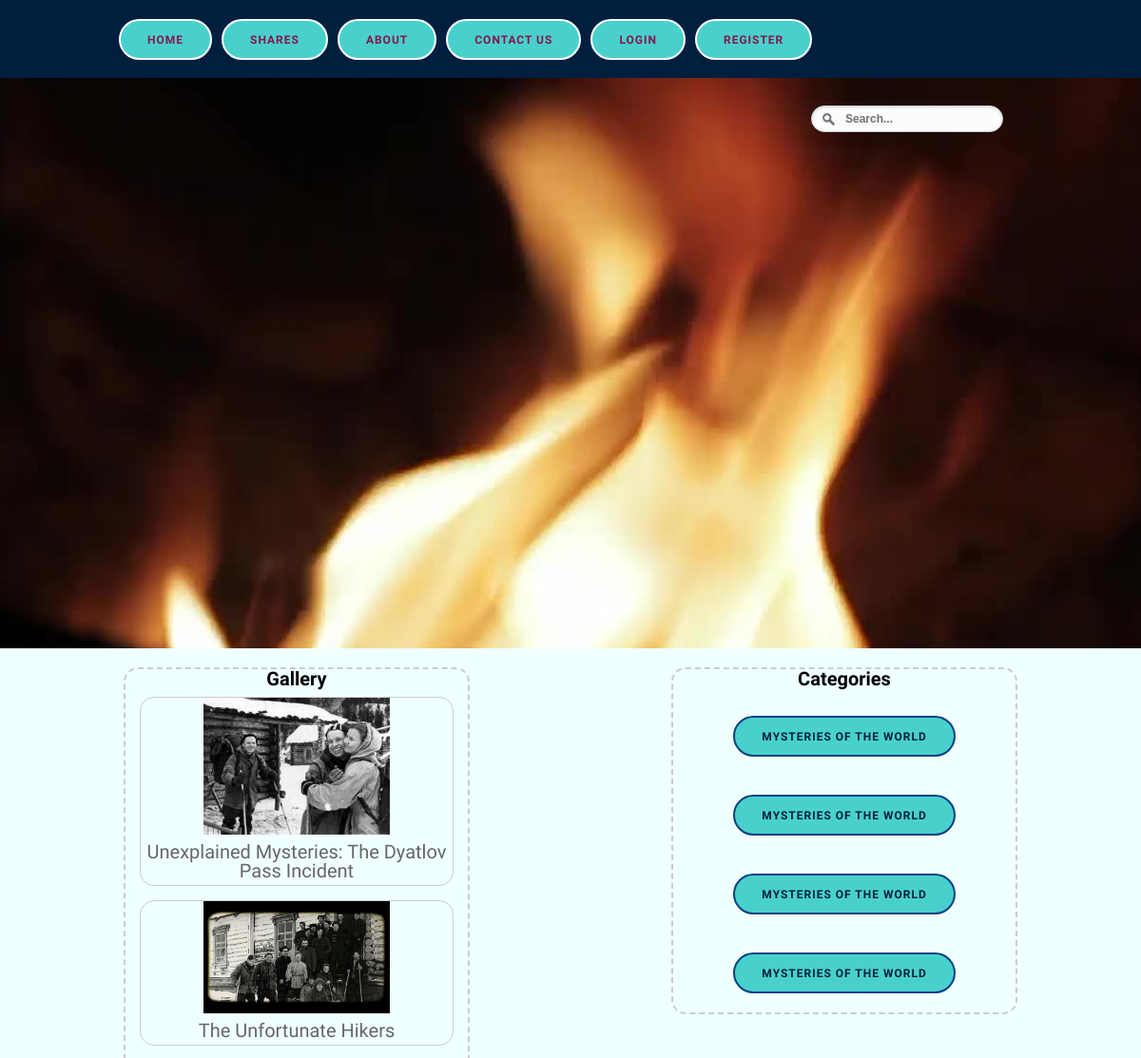
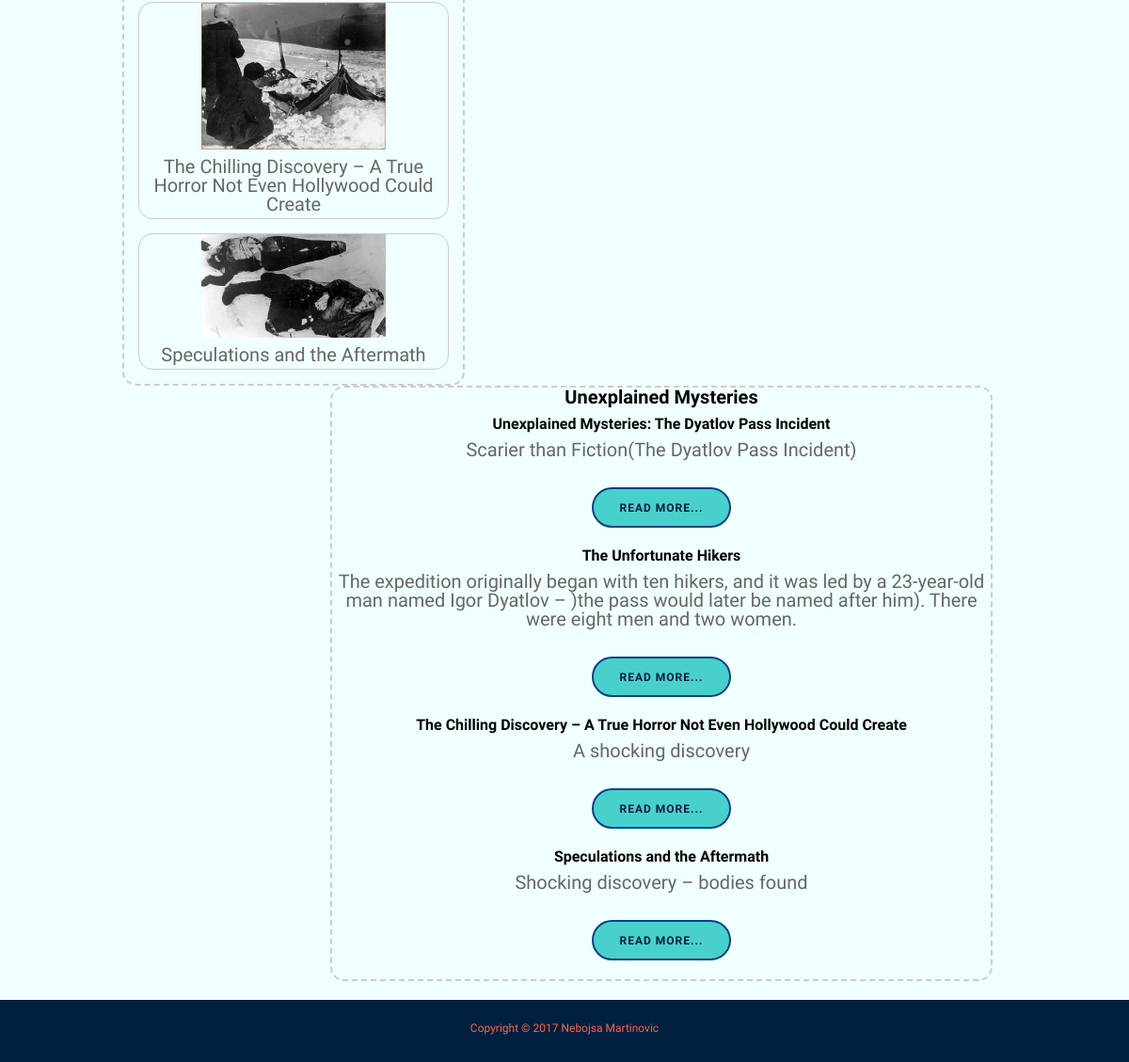
/category/index/2, run on the app's committed database (2 pictures, top to bottom).
### tables this page shows
CREATE TABLE IF NOT EXISTS `images` (
  `id_image` int(11) NOT NULL AUTO_INCREMENT,
  `img_title` varchar(200) NOT NULL,
  `img_intro` varchar(200) NOT NULL,
  `img_body` text NOT NULL,
  `img_date` datetime NOT NULL DEFAULT CURRENT_TIMESTAMP,
  `img_name` varchar(200) NOT NULL,
  `img_id` int(11) NOT NULL,
  `cat_title` varchar(200) NOT NULL,
  `cat_id` int(11) NOT NULL,
  PRIMARY KEY (`id_image`)
);

### views/main.php (called while the page is built)
<?php include 'includes/header.php'; ?>

### controllers/category.php (called while the page is built)
<?php
class Category extends Controller{
	protected function Index(){
		$viewmodel = new CategoryModel();
		$this->returnView($viewmodel->Index(), true);
	}
}
 ?>

### classes/Model.php (called while the page is built, shortened)
<?php
abstract class Model{
	protected $dbh;
	protected $stmt;
	public function __construct(){
		$this->dbh = new PDO("mysql:host=".DB_HOST.";dbname=".DB_NAME, DB_USER, DB_PASS);
	}
	public function query($query){
		$this->stmt = $this->dbh->prepare($query);
	}
	public function execute(){
		$this->stmt->execute();
	}
	public function resultSet(){
		$this->execute();
		return $this->stmt->fetchAll(PDO::FETCH_ASSOC);
	}
}
 ?>

### models/category.php (called while the page is built)
<?php
class CategoryModel extends Model{
public function Index(){
		if (isset($_GET['id'])) {
			$id = $_GET['id'];
			$this->query("SELECT * FROM images WHERE cat_id={$id} ");
			$rows = $this->resultSet();
		}
			return $rows;
		}
	}
?>

### views/category/index.php (the view, shortened to what this page needs)
<link rel="stylesheet" href="../../assets/css/style.css">
<link href="../../searchf/form.css" rel="stylesheet" type="text/css" />
 <section id="videoback" class="negativ">
        <video autoplay loop muted poster="Open-Fire.jpg" id="bgvid">
            <source src="../../video/Open-Fire.webm" type="video/webm">
            <source src="../../video/Open-Fire.mp4" type="video/mp4">
        </video>
    </section>
   <section id="drugi">
      <div class="wrapper">
        <div id="rightcat">
        <h2>Categories</h2>
        <?php foreach($viewmodel as $cat): ?>
          <ul>
            <li><a href="<?php echo ROOT_URL; ?>category/index/<?php echo $cat['img_id']; ?>" class="dugme"><?php echo $cat['cat_title']; ?></a></li>
          </ul>
          <?php endforeach; ?>
        </div>
         <div id="leftcat">
          <h2>Gallery</h2>
          <?php foreach($viewmodel as $image): ?>
            <div class="gallery">
              <a href="../../images/<?php echo $image['img_name']; ?>">
                <img src="../../images/<?php echo $image['img_name']; ?>" >
              </a>
              <div class="desc"><?php echo $image['img_title']; ?></div>
            </div>
          <?php endforeach; ?>
        </div>
         <div id="center">
            <h2>Unexplained Mysteries</h2>
            <?php foreach($viewmodel as $image): ?>
            <h4><?php echo $image['img_title']; ?></h4>
            <p><?php echo $image['img_intro']; ?></p>
            <a href="<?php echo ROOT_URL; ?>readmore/index/<?php echo $image['img_id']; ?>" class="dugme">Read More...</a>
            <?php endforeach; ?>
        </div>
  </div>
</section>
    <footer id="footer" class="negativ">
      <p>Copyright &copy; 2017 Nebojsa Martinovic</p>
    </footer>

### assets/css/style.css (style rules this page uses)
img { max-width:100%; }
p { margin:0 0 0.5em; }
.negativ { color:#FF6347; }
a:link, a:visited { color:#001f3f; text-decoration:none; }
.wrapper { width:auto; margin:0 auto; height: auto; overflow:hidden; }
#center { width: 700px; border:2px dashed #ccc; border-radius: 15px; margin-top: auto; float: right; margin-right: 25px; }
#rightcat { width: 360px; border:2px dashed #ccc; border-radius: 15px; float: right; margin-right: 10px; }
#rightcat ul { list-style-type: none; text-align: inherit; }
#leftcat { width: 360px; border:2px dashed #ccc; border-radius: 15px; float: left; margin-left: 10px; }
div.gallery { margin: 15px; border: 1px solid #ccc; float: left; width: auto; margin-top: auto; border-radius: 15px; }
div.gallery img { width: 60%; height: auto; }
div.desc { padding: 5px; text-align: center; }
.dugme { background: #48D1CC; border: 2px solid #094186; border-radius: 25px; color: #001f3f; display: inline-block; font-size: 12px; font-weight: 700; letter-spacing: 1px; line-height: 1; padding: 14px 28px 13px; margin:20px 5px; text-transform: uppercase; transition: all 0.2s ease; }
#drugi { padding:20px 0; text-align:center; overflow:hidden; }
#footer { background:#001f3f; padding:20px 0; text-align:center; font-size:12px; clear: both; }
#videoback { padding:300px 0; position:relative; overflow:hidden; text-align:center; }
#bgvid { position: absolute; top: 50%; left: 50%; min-width: 100%; min-height: 100%; width:auto; height:auto; z-index: -100; -webkit-transform: translateX(-50%) translateY(-50%); transform: translateX(-50%) translateY(-50%); background: url(video/Open-Fire.jpg) no-repeat; background-size: cover; }
@media screen and (min-width:1024px) and (max-width:1260px) { .wrapper { width:960px; } }
* { padding:0; margin:0; outline:0; }
body { font-family: 'Berkshire Swash', cursive; font-size:20px; line-height:20px; color:#666; background: #F0FFFF; }
a { color:#364f86; text-decoration: none; cursor:pointer; }
h1, h2, h3, h4, h5 { font-family: "Oswald", Arial, sans-serif; padding-bottom:8px; color: black; }
h2 { font-size:20px; line-height:21px; }
h4 { font-size:16px; line-height:19px; }

### data on the page
images: cat_title "MYSTERIES OF THE WORLD", img_name (picture), img_title "Unexplained Mysteries: The Dyatlov Pass Incident", img_intro "Scarier than Fiction(The Dyatlov Pass Incident)"
images: cat_title "MYSTERIES OF THE WORLD", img_name (picture), img_title "The Unfortunate Hikers", img_intro "The expedition originally began with ten hikers, and it was led by a 23-year-old man named Igor Dyatlov – )the pass would later be named after him). There were eight men and two women."
images: cat_title "MYSTERIES OF THE WORLD", img_name (picture), img_title "The Chilling Discovery – A True Horror Not Even Hollywood Could Create", img_intro "A shocking discovery"
images: cat_title "MYSTERIES OF THE WORLD", img_name (picture), img_title "Speculations and the Aftermath", img_intro "Shocking discovery – bodies found"
